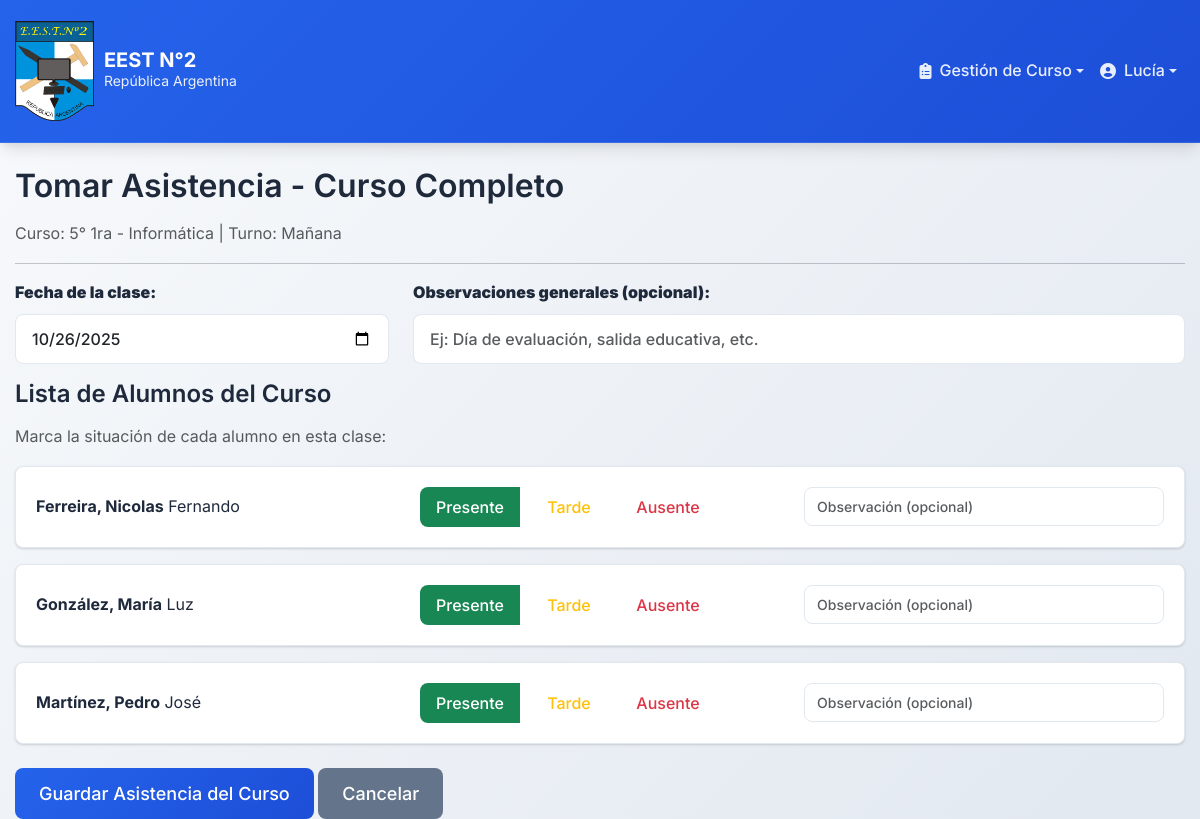
Page /tomar_asistencia_curso.php?anio=5&division=1ra&especialidad=Informática&turno=Mañana (signed in) on the committed database.
### tables this page shows
CREATE TABLE `usuarios` (
  `DNI` int(11) NOT NULL,
  `Primer_nombre` varchar(255) NOT NULL,
  `Segundo_nombre` varchar(255) NOT NULL,
  `Apellido` varchar(255) NOT NULL,
  `Email` varchar(255) NOT NULL,
  `Password_Usuario` varchar(255) DEFAULT NULL,
  `Nacionalidad` varchar(255) NOT NULL,
  `Localidad` varchar(255) NOT NULL,
  `Calle` varchar(255) NOT NULL,
  `Altura` int(11) NOT NULL,
  `Fecha_Nacimiento` date NOT NULL,
  `Telefono` varchar(255) NOT NULL,
  `Rol` enum('Director','Preceptor','Profesor','Alumno') NOT NULL,
  `Estado` tinyint(1) NOT NULL DEFAULT 1,
  `Fecha_Creacion` timestamp NOT NULL DEFAULT current_timestamp(),
  `Usuario` varchar(255) DEFAULT current_user()
);

### tomar_asistencia_curso.php (the view, shortened to what this page needs)
<?php
include('./public/header.php');
$anio = isset($_GET['anio']) ? $_GET['anio'] : null;
$division = isset($_GET['division']) ? $_GET['division'] : null;
$especialidad = isset($_GET['especialidad']) ? $_GET['especialidad'] : null;
$turno = isset($_GET['turno']) ? $_GET['turno'] : null;
$query_alumnos = "SELECT usuarios.DNI, usuarios.Primer_nombre, usuarios.Segundo_nombre, usuarios.Apellido
                  FROM cursos
                  INNER JOIN curso_alumno ON cursos.ID = curso_alumno.ID_Curso
                  INNER JOIN alumnos ON curso_alumno.DNI_Alumno = alumnos.DNI_Alumno
                  INNER JOIN usuarios ON alumnos.DNI_Alumno = usuarios.DNI
                  WHERE cursos.Anio = '$anio'
                  AND cursos.Division = '$division'
                  AND cursos.Especialidad = '$especialidad'
                  AND cursos.Turno = '$turno'
                  AND cursos.Estado = 1
                  ORDER BY usuarios.Apellido, usuarios.Primer_nombre";
$result_alumnos = mysqli_query($CONN, $query_alumnos);
?>
<!DOCTYPE html>
<html lang="es">
<head>
    <link rel="stylesheet" href="./style/styles.css">
</head>
<body>
    <div class="container mt-4">
        <h2>Tomar Asistencia - Curso Completo</h2>
        <p class="text-muted">
            Curso: <?php echo htmlspecialchars($anio . "° " . $division . " - " . $especialidad); ?>
            | Turno: <?php echo htmlspecialchars($turno); ?>
        </p>
        <hr>
        <?php if (mysqli_num_rows($result_alumnos) > 0): ?>
            <form method="POST" action="procesar_asistencia_curso.php">
                <div class="row mb-3">
                    <div class="col-md-4">
                        <label for="fecha" class="form-label"><strong>Fecha de la clase:</strong></label>
                        <input type="date"
                               id="fecha"
                               name="fecha"
                               class="form-control"
                               value="<?php echo date('Y-m-d'); ?>"
                               required>
                    </div>
                    <div class="col-md-8">
                        <label class="form-label"><strong>Observaciones generales (opcional):</strong></label>
                        <input type="text"
                               name="observaciones_generales"
                               class="form-control"
                               placeholder="Ej: Día de evaluación, salida educativa, etc.">
                    </div>
                </div>
                <h4>Lista de Alumnos del Curso</h4>
                <p class="text-muted">Marca la situación de cada alumno en esta clase:</p>
                <?php while ($alumno = mysqli_fetch_assoc($result_alumnos)): ?>
                    <div class="alumno-item">
                        <div class="row align-items-center">
                            <div class="col-md-4">
                                <strong><?php echo htmlspecialchars($alumno['Apellido'] . ", " . $alumno['Primer_nombre']); ?></strong>
                                <?php if (!empty($alumno['Segundo_nombre'])): ?>
                                    <?php echo htmlspecialchars(" " . $alumno['Segundo_nombre']); ?>
                                <?php endif; ?>
                            </div>
                            <div class="col-md-4">
                                <div class="btn-group btn-group-asistencia" role="group">
                                    <label class="btn btn-outline-success" for="presente_<?php echo $alumno['DNI']; ?>">
                                        Presente
                                    </label>
                                    <label class="btn btn-outline-warning" for="tarde_<?php echo $alumno['DNI']; ?>">
                                        Tarde
                                    </label>
                                    <label class="btn btn-outline-danger" for="falta_<?php echo $alumno['DNI']; ?>">
                                        Ausente
                                    </label>
                                </div>
                            </div>
                            <div class="col-md-4">
                                <input type="text"
                                       name="observaciones[<?php echo $alumno['DNI']; ?>]"
                                       class="form-control form-control-sm"
                                       placeholder="Observación (opcional)">
                            </div>
                        </div>
                    </div>
                <?php endwhile; ?>
                <div class="mt-4">
                    <button type="submit" class="btn btn-primary btn-lg">Guardar Asistencia del Curso</button>
                    <a href="revisar_notas_preceptor.php" class="btn btn-secondary btn-lg">Cancelar</a>
                </div>
            </form>
        <?php else: ?>
            <div class="alert alert-warning">No hay alumnos registrados en este curso.</div>
            <a href="revisar_notas_preceptor.php" class="btn btn-secondary">Volver</a>
        <?php endif; ?>
    </div>
</body>
</html>

### style/styles.css (style rules this page uses)
:root { --primary-color: #2563eb; --primary-dark: #1d4ed8; --secondary-color: #64748b; --success-color: #10b981; --warning-color: #f59e0b; --danger-color: #ef4444; --info-color: #06b6d4; --light-color: #f8fafc; --dark-color: #1e293b; --border-color: #e2e8f0; --shadow: 0 1px 3px 0 rgba(0, 0, 0, 0.1), 0 1px 2px 0 rgba(0, 0, 0, 0.06); --shadow-lg: 0 10px 15px -3px rgba(0, 0, 0, 0.1), 0 4px 6px -2px rgba(0, 0, 0, 0.05); --border-radius: 0.5rem; --font-family: 'Inter', -apple-system, BlinkMacSystemFont, 'Segoe UI', Roboto, sans-serif; }
* { box-sizing: border-box; margin: 0; padding: 0; }
body { font-family: var(--font-family); line-height: 1.6; color: var(--dark-color); background: linear-gradient(135deg, #f8fafc 0%, #e2e8f0 100%); min-height: 100vh; }
.container { max-width: 1200px; margin: 0 auto; padding: 0 15px; }
h1, h2, h3, h4, h5, h6 { color: var(--dark-color); font-weight: 600; margin-bottom: 1rem; }
.text-muted { color: #6c757d; }
.btn { display: inline-block; font-weight: 500; line-height: 1.5; text-align: center; text-decoration: none; vertical-align: middle; cursor: pointer; border: none; padding: 0.5rem 1rem; font-size: 1rem; border-radius: var(--border-radius); transition: all 0.2s ease; }
.btn-primary { color: #fff; background: linear-gradient(135deg, var(--primary-color) 0%, var(--primary-dark) 100%); }
.btn-secondary { color: #fff; background-color: var(--secondary-color); }
.btn-lg { padding: 0.75rem 1.5rem; font-size: 1.125rem; }
.form-label { font-weight: 600; color: var(--dark-color); margin-bottom: 0.5rem; display: block; }
.form-control { width: 100%; border: 1px solid var(--border-color); border-radius: var(--border-radius); padding: 0.75rem 1rem; font-size: 1rem; font-weight: 500; transition: all 0.2s ease; }
.form-control-sm { padding: 0.5rem 0.75rem; font-size: 0.875rem; }
.mt-4 { margin-top: 1.5rem; }
.mb-3 { margin-bottom: 1rem; }
.alumno-item { background: white; border: 1px solid var(--border-color); border-radius: var(--border-radius); padding: 1.25rem; margin-bottom: 1rem; transition: all 0.2s ease; box-shadow: var(--shadow); }
.btn-group-asistencia .btn { width: 100px; }

### rows in the picture
usuarios: Apellido+Primer_nombre "Ferreira, Nicolas", Segundo_nombre "Fernando"
usuarios: Apellido+Primer_nombre "González, María", Segundo_nombre "Luz"
usuarios: Apellido+Primer_nombre "Martínez, Pedro", Segundo_nombre "José"

### other values in the picture
$_SESSION['nombre1'] "Lucía"
$anio . "° " . $division . " - " . $especialidad "5° 1ra - Informática"
$turno "Mañana"
